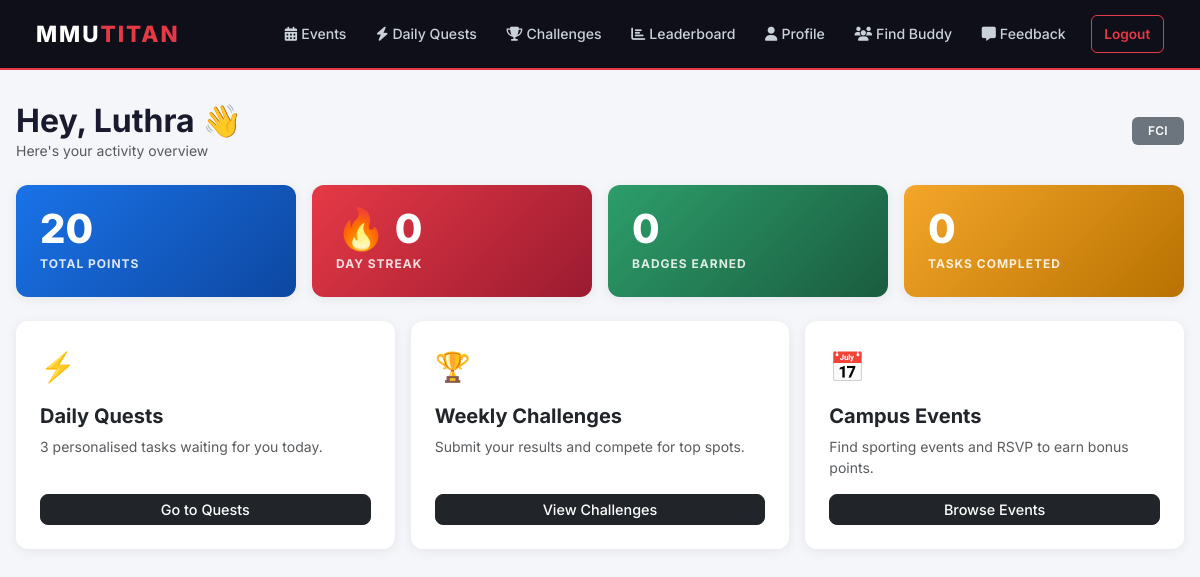
The app's page / (signed in) with its own data.
### mmutitan/models.py (models this page shows)
class User(db.Model, UserMixin):
    id = db.Column(db.Integer, primary_key=True)
    name = db.Column(db.String(100), nullable=False)
    email = db.Column(db.String(120), unique=True, nullable=False)
    password = db.Column(db.String(200), nullable=False)
    faculty = db.Column(db.String(50), nullable=False)
    sport_preferences = db.Column(db.String(200), default="")
    profile_photo = db.Column(db.String(20), nullable=False, default='default.jpg')
    points = db.Column(db.Integer, default=0)
    streak = db.Column(db.Integer, default=0)
    is_admin = db.Column(db.Boolean, default=False)
    is_banned = db.Column(db.Boolean, default=False)
    reset_token = db.Column(db.String(100), nullable=True)
    reset_token_expiry = db.Column(db.DateTime, nullable=True)
    availability_days = db.Column(db.String(100), nullable=True)   # e.g. "Mon,Wed,Fri"
    availability_time = db.Column(db.String(20), nullable=True)    # "Morning", "Afternoon", "Evening"
    rsvps = db.relationship('RSVP', backref='user_ref', lazy=True, cascade="all, delete-orphan")
    usertasks = db.relationship('UserTask', backref='user_ref', lazy=True, cascade="all, delete-orphan")
    submissions = db.relationship('Submission', backref='user_ref', lazy=True, cascade="all, delete-orphan")
    badges = db.relationship('Badge', secondary=user_badges, backref=db.backref('users', lazy='dynamic'))
    point_history = db.relationship('Point', backref='user_ref', lazy=True, cascade="all, delete-orphan")
    streak_history = db.relationship('Streak', backref='user_ref', lazy=True, cascade="all, delete-orphan")
    feedbacks = db.relationship('Feedback', backref='user_ref', lazy=True, cascade="all, delete-orphan")
    sent_requests = db.relationship('BuddyRequest', foreign_keys='BuddyRequest.sender_id',
                                    backref='sender', lazy=True, cascade="all, delete-orphan")
    received_requests = db.relationship('BuddyRequest', foreign_keys='BuddyRequest.receiver_id',
                                        backref='receiver', lazy=True, cascade="all, delete-orphan")

### mmutitan/app.py (the view)
    @app.route('/')
    def home():
        if current_user.is_authenticated:
            return render_template('dashboard.html', title='Dashboard')
        return render_template('home.html')

### mmutitan/models.py (called while the page is built)
@login_manager.user_loader
def load_user(user_id):
    return User.query.get(int(user_id))

### mmutitan/templates/dashboard.html
{% extends "base.html" %}
{% block content %}
<div class="d-flex justify-content-between align-items-center mb-4">
    <div>
        <h2 class="fw-bold mb-0">Hey, {{ current_user.name.split()[0] }} 👋</h2>
        <p class="text-muted small mb-0">Here's your activity overview</p>
    </div>
    <span class="badge bg-secondary px-3 py-2">{{ current_user.faculty }}</span>
</div>
<div class="row g-3 mb-4">
    <div class="col-6 col-md-3">
        <div class="card stat-card" style="background:linear-gradient(135deg,#1a73e8,#0d47a1);">
            <div class="stat-number">{{ current_user.points }}</div>
            <div class="stat-label">Total Points</div>
        </div>
    </div>
    <div class="col-6 col-md-3">
        <div class="card stat-card" style="background:linear-gradient(135deg,#e63946,#9b1b30);">
            <div class="stat-number">🔥 {{ current_user.streak }}</div>
            <div class="stat-label">Day Streak</div>
        </div>
    </div>
    <div class="col-6 col-md-3">
        <div class="card stat-card" style="background:linear-gradient(135deg,#2d9e6b,#1a5c3f);">
            <div class="stat-number">{{ current_user.badges|length }}</div>
            <div class="stat-label">Badges Earned</div>
        </div>
    </div>
    <div class="col-6 col-md-3">
        <div class="card stat-card" style="background:linear-gradient(135deg,#f4a62a,#b87100);">
            <div class="stat-number">{{ current_user.tasks|selectattr('status','equalto','Completed')|list|length }}</div>
            <div class="stat-label">Tasks Completed</div>
        </div>
    </div>
</div>
<div class="row g-3">
    <div class="col-md-4">
        <div class="card h-100 p-4">
            <div class="mb-3" style="font-size:1.8rem;">⚡</div>
            <h5 class="fw-bold">Daily Quests</h5>
            <p class="text-muted small">3 personalised tasks waiting for you today.</p>
            <a href="{{ url_for('daily_tasks') }}" class="btn btn-dark btn-sm mt-auto">Go to Quests</a>
        </div>
    </div>
    <div class="col-md-4">
        <div class="card h-100 p-4">
            <div class="mb-3" style="font-size:1.8rem;">🏆</div>
            <h5 class="fw-bold">Weekly Challenges</h5>
            <p class="text-muted small">Submit your results and compete for top spots.</p>
            <a href="{{ url_for('student_challenges') }}" class="btn btn-dark btn-sm mt-auto">View Challenges</a>
        </div>
    </div>
    <div class="col-md-4">
        <div class="card h-100 p-4">
            <div class="mb-3" style="font-size:1.8rem;">📅</div>
            <h5 class="fw-bold">Campus Events</h5>
            <p class="text-muted small">Find sporting events and RSVP to earn bonus points.</p>
            <a href="{{ url_for('list_events') }}" class="btn btn-dark btn-sm mt-auto">Browse Events</a>
        </div>
    </div>
</div>
{% endblock %}

### mmutitan/templates/base.html (style rules this page uses)
body { font-family: 'Inter', sans-serif; background-color: #f4f6f9; color: #1a1a2e; }
.card { border: none; border-radius: 12px; box-shadow: 0 2px 12px rgba(0,0,0,0.07); }
.btn { border-radius: 8px; font-weight: 500; font-size: 0.9rem; }
.badge { font-weight: 600; letter-spacing: 0.3px; border-radius: 6px; font-size: 0.75rem; }
.stat-card { border-radius: 12px; padding: 1.5rem; color: #fff; border: none; }
.stat-card .stat-number { font-size: 2.5rem; font-weight: 800; line-height: 1; }
.stat-card .stat-label { font-size: 0.75rem; font-weight: 700; letter-spacing: 1px; text-transform: uppercase; opacity: 0.85; margin-top: 0.35rem; }

### records on screen
User: name "Luthra", faculty "FCI", points "20", streak "0"

### other values on screen
{{ current_user.badges|length }} "0"
